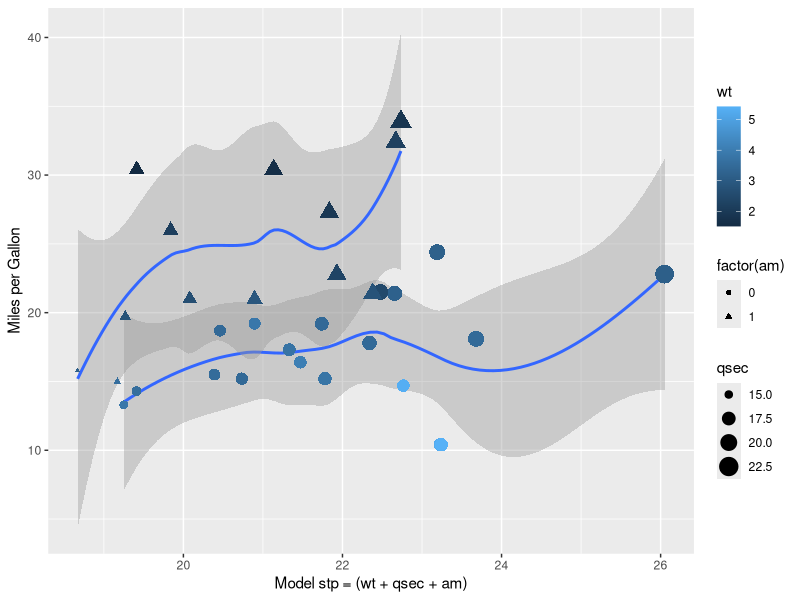
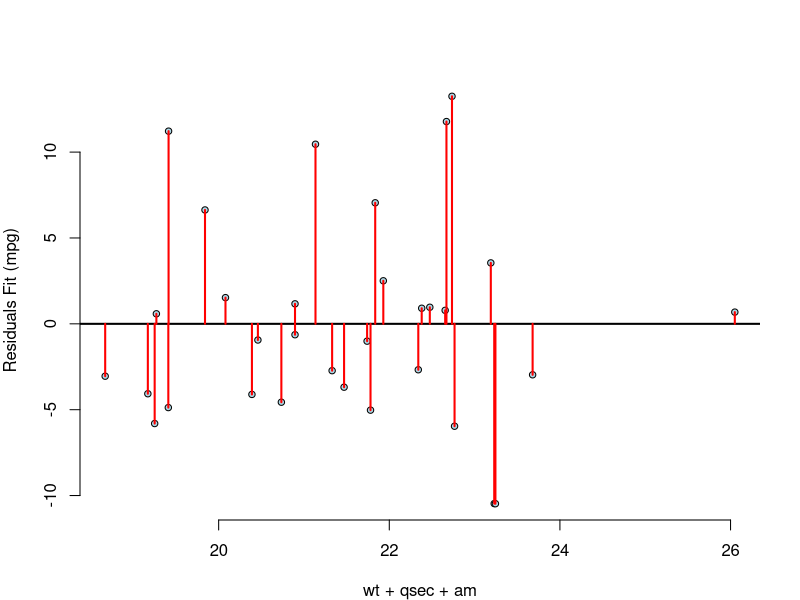

The R source for these figures, in order: (Note: this script raises an error after producing the figures.)
## ---- chunk 1
setwd("~/Desktop/Coursera_R/7_Regression Models/RM_proj_MPG_MotorTrendData");sessionInfo();installed.packages();date()
## ---- chunk 2
rm(list=ls());library(car);library(dplyr);library(MASS);data("mtcars");any(is.na(mtcars))
## ---- chunk 3
library(datasets);library(dplyr);data("mtcars")
head(mtcars,4);mean(mtcars$mpg);sd(mtcars$mpg)
round(t.test(mtcars$mpg)$conf.int,3)
## ---- chunk 4
library(stats);library(MASS);library(dplyr);data("mtcars")
fstp <- lm(mpg ~ ., data = mtcars)
stp <- step(fstp, trace = FALSE)
summary(stp)$r.squared
anova(stp)
## ---- chunk 5
library(stats);library(MASS);library(ggplot2)
fstp <- lm(mpg ~ ., data = mtcars)
stp <- step(fstp, trace = FALSE)
coef(summary(stp))
summary(stp)$r.squared
x <- (mtcars$wt + mtcars$qsec + mtcars$am)
par(mfrow = c(1, 1), mar = c(4,4,4,2))
g <- ggplot(mtcars, aes(x = x, y = mpg),)
g <- g + xlab("Model stp = (wt + qsec + am)")
g <- g + ylab("Miles per Gallon")
g <- g + geom_smooth(aes(method = "lm", shape = factor(am)))
g <- g + geom_point(aes(shape = factor(am), size=qsec, colour=wt))
g
## ---- chunk 6
x <- (mtcars$wt + mtcars$qsec + as.numeric(mtcars$am))
y <- mtcars$mpg
n <- length(y)
fw <- lm(y ~ x, data = mtcars)
coef(summary(fw))
e <- resid(fw);sum(e)
#par(mfrow = c(1,1), mar = c(4,4,4,3)) # set margin
plot(x,e,
     xlab = "wt + qsec + am",
     ylab = "Residuals Fit (mpg)",
     bg = "lightblue",
     col = "black", cex = .85, pch = 21, frame = FALSE)
abline(h = 0, lwd = 2)
for(i in 1:n)
        lines(c(x[i], x[i]), c(e[i], 0), col = "red", lwd = 2)
sum(e)
## ---- chunk 7
t.test(mpg ~ factor(am), paired = FALSE, var.equal=FALSE, data = mtcars)
## ---- chunk 8

panel.cor <- function(x, y, digits = 2, prefix = "", cex.cor, ...)
{
        usr <- par("usr"); on.exit(par(usr))
        par(usr = c(0, 1, 0, 1))
        r <- abs(cor(x, y))
        txt <- format(c(r, 0.123456789), digits = digits)[1]
        txt <- paste0(prefix, txt)
        if(missing(cex.cor)) cex.cor <- 0.8/strwidth(txt)
        text(0.5, 0.5, txt, cex = cex.cor * r)
}
pairs(mtcars[c(1,6,7,9)], lower.panel=panel.smooth, upper.panel = panel.cor, cex=.85, pch=20, col="lightblue", cex.labels=2, font.lables =2, main = "MPG mtcars data")
## ---- chunk 9
data(mtcars)
par(mfrow = c(2,2), mar = c(4,4,4,4)) # set margin
mtcars$vs <- factor(mtcars$vs, labels = c("V-block", "S-block")); mtcars$am <- factor(mtcars$am, labels = c("Auto", "Manual")); mtcars$gear <- factor(mtcars$gear); mtcars$carb <- factor(mtcars$carb)
hist(mtcars$mpg[mtcars$am=="Auto"], breaks=10, xlab = "Miles-Per-gallon", ylab = "Frequency", main = "Automatic Transmission", col = "yellow", xlim = range(5:40))
abline(v=mean(mtcars$mpg[mtcars$am=="Auto"]), col="red", lwd = 4)
hist(mtcars$mpg[mtcars$am=="Manual"], breaks=10, xlab = "Miles-Per-gallon", ylab = "Frequency", main = "Manual Transmission", col="lightblue", xlim = range(5:40))
abline(v=mean(mtcars$mpg[mtcars$am=="Manual"]), col="blue", lwd = 4)
##      Box Plot:
#data("mtcars");par(mfrow = c(1,1), mar = c(4,4,4,4))
mtcars$vs <- factor(mtcars$vs, labels = c("V-block", "S-block")); mtcars$am <- factor(mtcars$am, labels = c("Auto", "Manual")); mtcars$gear <- factor(mtcars$gear); mtcars$carb <- factor(mtcars$carb)
boxplot(mpg ~ am, data = mtcars, col = (c("yellow","lightblue")), ylab = "Miles-Per-Gallon", xlab = "Transmission", main =  "MPG vs Transmission Type")
